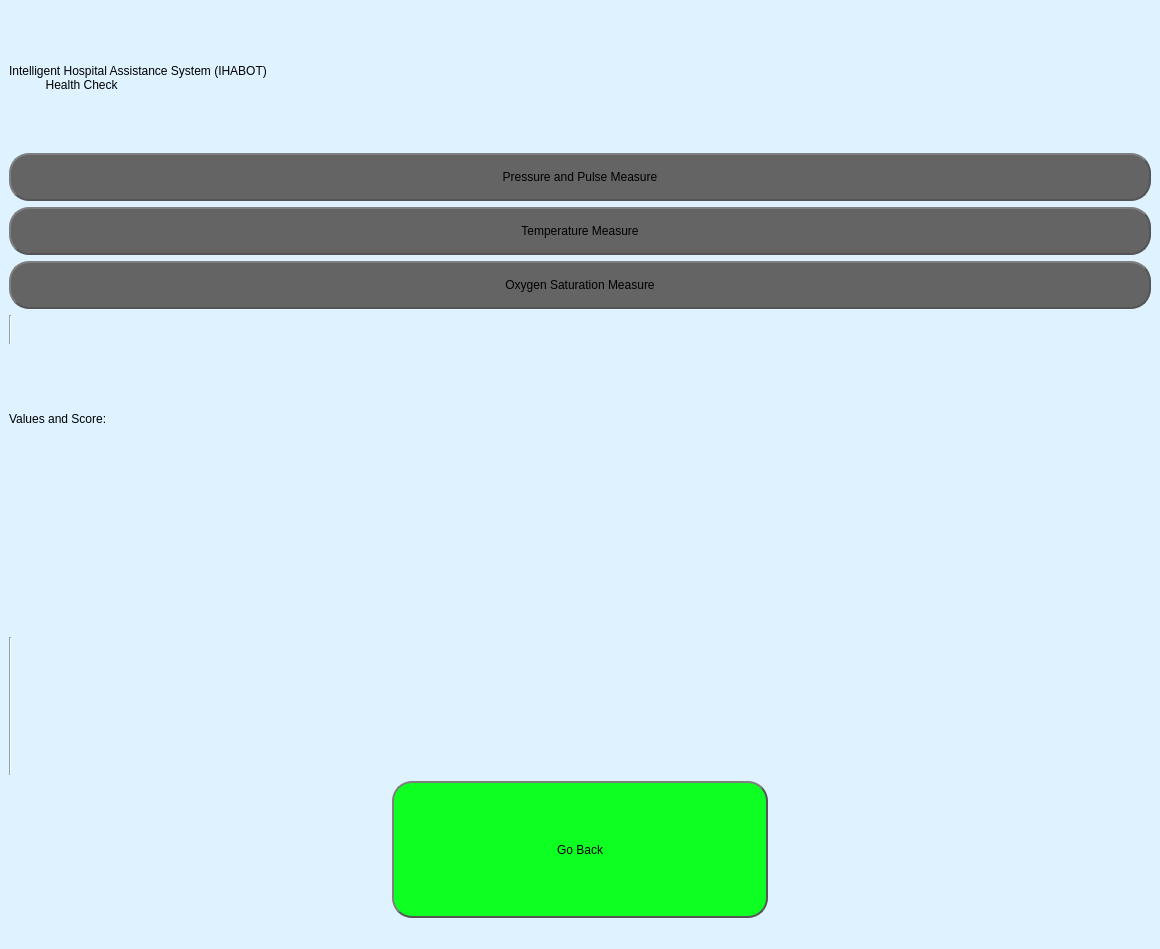
<?xml version="1.0" encoding="UTF-8"?>
<ui version="4.0">
 <class>MainWindow</class>
 <widget class="QMainWindow" name="MainWindow">
  <property name="geometry">
   <rect>
    <x>0</x>
    <y>0</y>
    <width>1160</width>
    <height>949</height>
   </rect>
  </property>
  <property name="windowTitle">
   <string>MainWindow</string>
  </property>
  <property name="styleSheet">
   <string notr="true">background-color: rgb(222, 242, 255);</string>
  </property>
  <widget class="QWidget" name="centralwidget">
   <layout class="QVBoxLayout" name="verticalLayout">
    <item>
     <widget class="QLabel" name="excercise_ques">
      <property name="sizePolicy">
       <sizepolicy hsizetype="Ignored" vsizetype="Ignored">
        <horstretch>0</horstretch>
        <verstretch>0</verstretch>
       </sizepolicy>
      </property>
      <property name="styleSheet">
       <string notr="true">font: 75 24pt &quot;MS Shell Dlg 2&quot;;</string>
      </property>
      <property name="text">
       <string>Intelligent Hospital Assistance System (IHABOT) 
           Health Check</string>
      </property>
     </widget>
    </item>
    <item>
     <widget class="QPushButton" name="pushButton">
      <property name="styleSheet">
       <string notr="true">
QPushButton {
	font: 18pt &quot;MS Shell Dlg 2&quot;;
    border: 2px solid #555;
    border-radius: 20px;
    border-style: outset;
    background-color: rgb(100, 100, 100);
    padding: 15px;
    }


</string>
      </property>
      <property name="text">
       <string>Pressure and Pulse Measure</string>
      </property>
     </widget>
    </item>
    <item>
     <layout class="QVBoxLayout" name="verticalLayout_2">
      <item>
       <widget class="QPushButton" name="pushButton_2">
        <property name="styleSheet">
         <string notr="true">
QPushButton {
	font: 18pt &quot;MS Shell Dlg 2&quot;;
    border: 2px solid #555;
    border-radius: 20px;
    border-style: outset;
    background-color: rgb(100, 100, 100);
    padding: 15px;
    }


</string>
        </property>
        <property name="text">
         <string>Temperature Measure</string>
        </property>
       </widget>
      </item>
      <item>
       <widget class="QPushButton" name="pushButton_3">
        <property name="styleSheet">
         <string notr="true">
QPushButton {
	font: 18pt &quot;MS Shell Dlg 2&quot;;
    border: 2px solid #555;
    border-radius: 20px;
    border-style: outset;
    background-color: rgb(100, 100, 100);
    padding: 15px;
    }


</string>
        </property>
        <property name="text">
         <string>Oxygen Saturation Measure</string>
        </property>
       </widget>
      </item>
      <item>
       <widget class="Line" name="line">
        <property name="orientation">
         <enum>Qt::Vertical</enum>
        </property>
       </widget>
      </item>
      <item>
       <layout class="QHBoxLayout" name="horizontalLayout"/>
      </item>
     </layout>
    </item>
    <item>
     <widget class="QLabel" name="score_title">
      <property name="styleSheet">
       <string notr="true">font: 75 25pt &quot;MS Shell Dlg 2&quot;;</string>
      </property>
      <property name="text">
       <string>Values and Score:</string>
      </property>
     </widget>
    </item>
    <item>
     <layout class="QHBoxLayout" name="horizontalLayout_3">
      <item>
       <widget class="QLabel" name="vitals">
        <property name="styleSheet">
         <string notr="true">font: 60 20pt &quot;MS Shell Dlg 2&quot;;</string>
        </property>
        <property name="text">
         <string/>
        </property>
       </widget>
      </item>
      <item>
       <widget class="QLabel" name="score">
        <property name="styleSheet">
         <string notr="true">font: 75 25pt &quot;MS Shell Dlg 2&quot;;</string>
        </property>
        <property name="text">
         <string/>
        </property>
       </widget>
      </item>
     </layout>
    </item>
    <item>
     <widget class="Line" name="line_2">
      <property name="orientation">
       <enum>Qt::Vertical</enum>
      </property>
     </widget>
    </item>
    <item>
     <layout class="QHBoxLayout" name="horizontalLayout_4">
      <item>
       <widget class="QLabel" name="label_4">
        <property name="text">
         <string/>
        </property>
       </widget>
      </item>
      <item>
       <widget class="QPushButton" name="back_button">
        <property name="sizePolicy">
         <sizepolicy hsizetype="Ignored" vsizetype="Ignored">
          <horstretch>0</horstretch>
          <verstretch>0</verstretch>
         </sizepolicy>
        </property>
        <property name="styleSheet">
         <string notr="true">
QPushButton {
	font: 18pt &quot;MS Shell Dlg 2&quot;;
    border: 2px solid #555;
    border-radius: 20px;
    border-style: outset;
    background-color: rgb(14, 255, 34);
    padding: 15px;
    }

QPushButton:hover {
    background-color: rgb(7, 255, 119);
    }

QPushButton:pressed {
    border-style: inset;
    background: qradialgradient(
        cx: 0.4, cy: -0.1, fx: 0.4, fy: -0.1,
        radius: 1.35, stop: 0 #fff, stop: 1 #ddd
        );
    }</string>
        </property>
        <property name="text">
         <string>Go Back</string>
        </property>
       </widget>
      </item>
      <item>
       <widget class="QLabel" name="label_5">
        <property name="text">
         <string/>
        </property>
       </widget>
      </item>
     </layout>
    </item>
   </layout>
  </widget>
  <widget class="QMenuBar" name="menubar">
   <property name="geometry">
    <rect>
     <x>0</x>
     <y>0</y>
     <width>1160</width>
     <height>26</height>
    </rect>
   </property>
  </widget>
  <widget class="QStatusBar" name="statusbar"/>
 </widget>
 <resources/>
 <connections/>
</ui>
